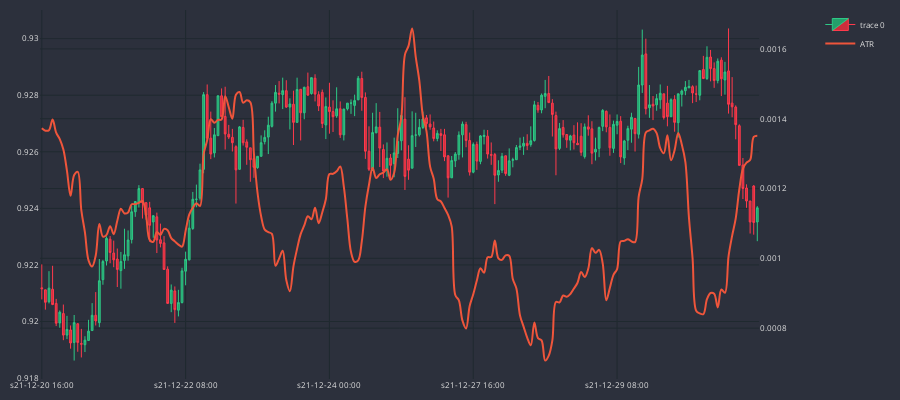

Source (notebook cell):
### Code cell
df_plot = df_an.iloc[-200:]
cp = CandlePlot(df_plot, candles=True)
cp.show_plot(sec_traces=['ATR'])

### Figure 1 — Plotly figure (JSON) as saved in the notebook; plotly's stock layout.template omitted (floating-point values rounded to 4 significant figures; data arrays with more than 128 entries replaced by an {"elided": "..."} marker saying what was removed)
{"data": [{"close": {"elided": "200 float values"}, "decreasing": {"fillcolor": "#CC2E3C", "line": {"color": "#FF3A4C"}}, "high": {"elided": "200 float values"}, "increasing": {"fillcolor": "#24A06B", "line": {"color": "#2EC886"}}, "line": {"width": 1}, "low": {"elided": "200 float values"}, "opacity": 1, "open": {"elided": "200 float values"}, "type": "candlestick", "x": {"elided": "200 str values"}}, {"line": {"shape": "spline", "width": 2}, "name": "ATR", "type": "scatter", "x": {"elided": "200 str values"}, "xaxis": "x", "y": {"elided": "200 float values"}, "yaxis": "y2"}], "layout": {"font": {"color": "#e1e1e1", "size": 8}, "height": 400, "margin": {"b": 10, "l": 10, "r": 10, "t": 10}, "paper_bgcolor": "#2c303c", "plot_bgcolor": "#2c303c", "width": 900, "xaxis": {"anchor": "y", "autorange": true, "domain": [0, 0.94], "gridcolor": "#1f292f", "nticks": 5, "range": [-0.5, 199.5], "rangeslider": {"visible": false, "yaxis": {}, "yaxis2": {}}, "type": "category"}, "yaxis": {"anchor": "x", "autorange": true, "domain": [0, 1], "gridcolor": "#1f292f", "range": [0.918, 0.931]}, "yaxis2": {"anchor": "x", "autorange": true, "gridcolor": "#1f292f", "overlaying": "y", "range": [0.0006543, 0.001711], "side": "right", "type": "linear"}}}
